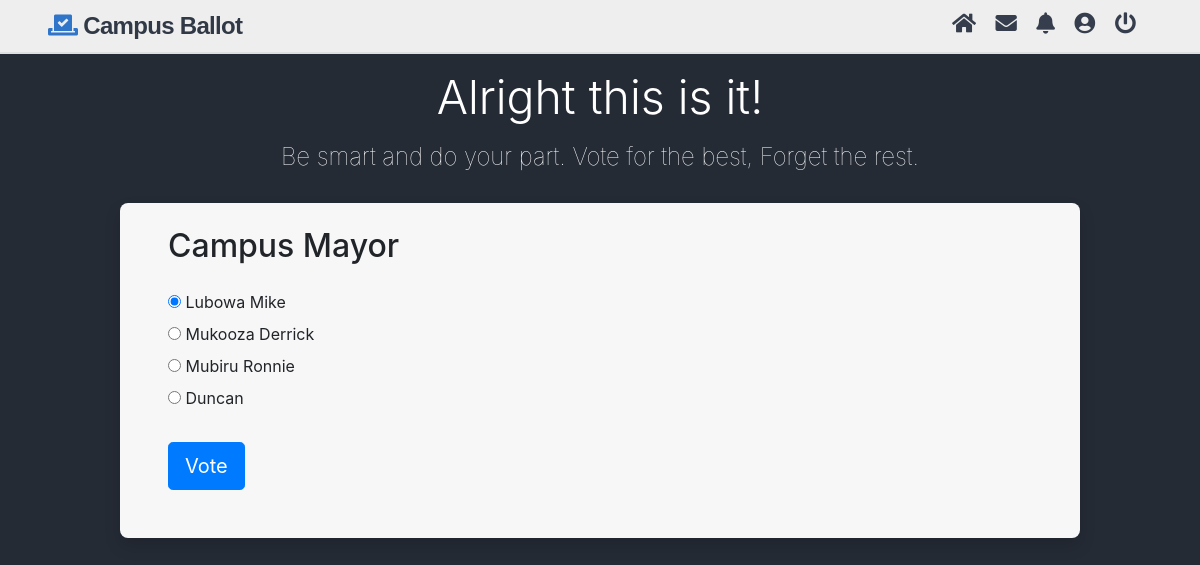
/cast.php?id=5 (signed in), run on the app's committed database.
### tables this page shows
CREATE TABLE IF NOT EXISTS `polls` (
  `id` int(11) NOT NULL AUTO_INCREMENT,
  `title` text NOT NULL,
  `desc` text NOT NULL,
  PRIMARY KEY (`id`)
);

CREATE TABLE IF NOT EXISTS `poll_answers` (
  `id` int(11) NOT NULL AUTO_INCREMENT,
  `poll_id` int(11) NOT NULL,
  `title` text NOT NULL,
  `votes` int(11) NOT NULL DEFAULT '0',
  PRIMARY KEY (`id`)
);

### cast.php (the view, shortened to what this page needs)
<?php
    $pdo = pdo_connect_mysql();
    if (isset($_GET['id'])) {
    $stmt = $pdo->prepare('SELECT * FROM polls WHERE id = ?');
    $stmt->execute([$_GET['id']]);
    $poll = $stmt->fetch(PDO::FETCH_ASSOC);
    if ($poll) {
        $stmt = $pdo->prepare('SELECT * FROM poll_answers WHERE poll_id = ?');
        $stmt->execute([$_GET['id']]);
        $poll_answers = $stmt->fetchAll(PDO::FETCH_ASSOC);
    } else {
        die ('Poll with that ID does not exist.');
    }
} else {
    die ('No poll ID specified.');
}
?>
<?php include("includes/header.php"); ?>
    <div class="main-body">
    <h1 class="display-4 mt-3">Alright this is it!</h1>
    <p class="index-slogan mt-2 mb-4">Be smart and do your part. Vote for the best, Forget the rest.</p>
        <section class="thumbs-container shadow mt-4 pt-4 pl-5 pr-5 pb-5">
        <div class="content poll-vote">
        <h2 class="mb-4"><?=$poll['title']?></h2>
        <form action="cast.php?id=<?=$_GET['id']?>" method="post">
            <?php for ($i = 0; $i < count($poll_answers); $i++): ?>
            <label>
                <input type="radio" name="poll_answer" value="<?=$poll_answers[$i]['id']?>"<?=$i == 0 ? ' checked' : ''?>>
                <?=$poll_answers[$i]['title']?>
            </label> <br>
            <?php endfor; ?>
            <div>
                <input type="submit" value="Vote" class="btn btn-primary btn-lg mt-4">
            </div>
        </form>
    </div>
        </section>
    </div>
<?php include("includes/footer.php"); ?>

### data on the page
polls: title "Campus Mayor"
poll_answers: title "Lubowa Mike"
poll_answers: title "Mukooza Derrick"
poll_answers: title "Mubiru Ronnie"
poll_answers: title "Duncan"
